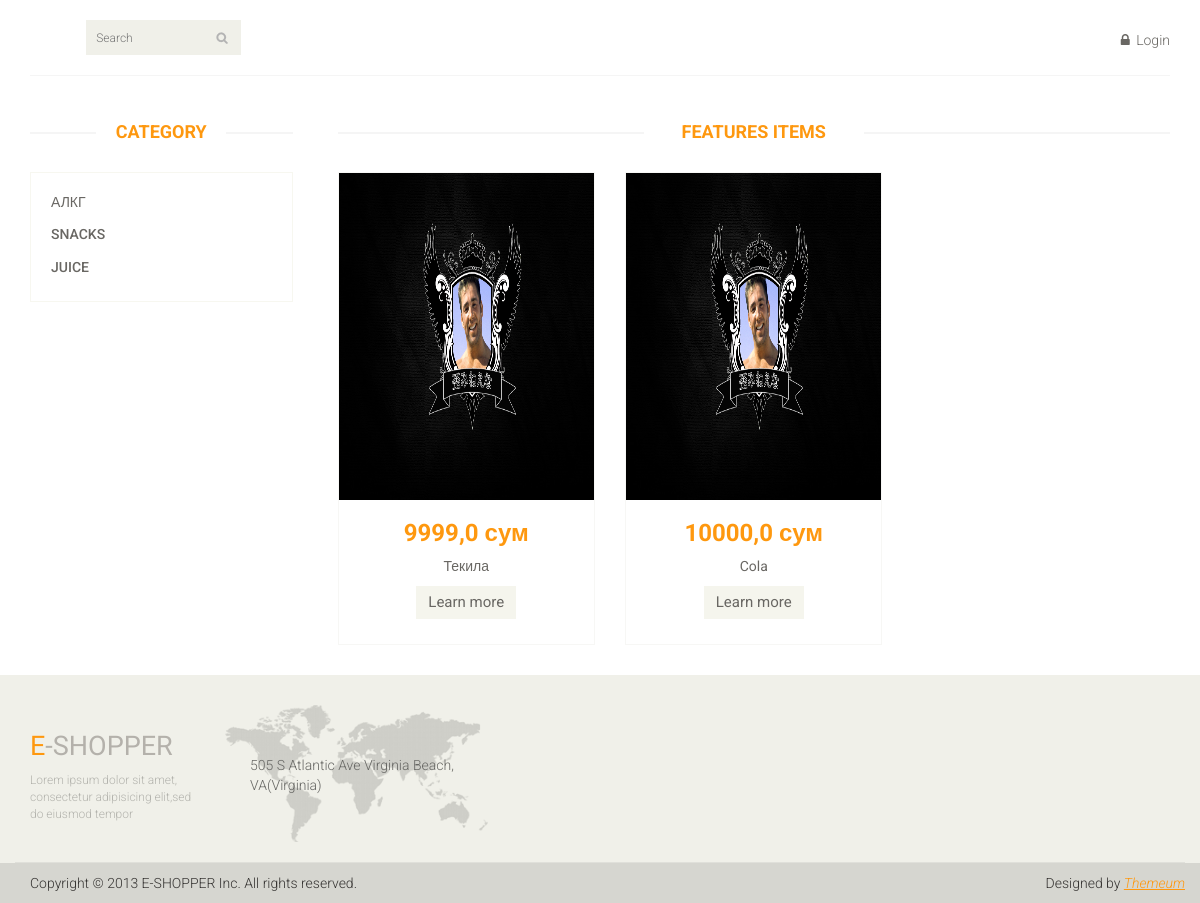
The page / on the database its author committed.
### main_page/models.py (models this page shows, shortened)
class Category(models.Model):
    category_name = models.CharField(max_length=75)
    reg_date = models.DateTimeField(auto_now_add=True)

class Product(models.Model):
    product_name = models.CharField(max_length=125)
    product_count = models.IntegerField()
    product_price = models.FloatField()
    product_photo = models.ImageField(upload_to='media')
    product_des = models.TextField()
    product_category = models.ForeignKey(Category, on_delete=models.CASCADE)
    reg_data = models.DateTimeField(auto_now_add=True)

### main_page/views.py (the view, shortened to what this page needs)
# urls.py: path('', views.index),
def index(request):
    all_categories = Category.objects.all()
    all_product = Product.objects.all()
    search_bar =SearchForm()
    context ={'all_categories': all_categories,
              'all_product': all_product,
              'form': search_bar}
    return render(request, 'index.html', context)

### main_page/forms.py
class SearchForm(forms.Form):
    search_product = forms.CharField(max_length=128)

### main_page/templates/index.html (shortened to what this page needs)
{% load static %}
<!DOCTYPE html>
<html lang="en">
<head>
    <link href="{% static 'css/bootstrap.min.css' %}" rel="stylesheet">
    <link href="{% static 'css/font-awesome.min.css' %}" rel="stylesheet">
    <link href="{% static 'css/prettyPhoto.css' %}" rel="stylesheet">
    <link href="{% static 'css/price-range.css' %}" rel="stylesheet">
    <link href="{% static 'css/animate.css' %}" rel="stylesheet">
	<link href="{% static 'css/main.css' %}" rel="stylesheet">
	<link href="{% static 'css/responsive.css' %}" rel="stylesheet">
</head>
<body>
	<header id="header">
		<div class="header-middle">
			<div class="container">
				<div class="row">
					<div class="col-sm-4">
						<div class="btn-group pull-right">
							<div class="col-sm-3">
								<div class="search_box pull-right">
									<form method="POST">
										  <input type="text" placeholder="Search" name="search_bar" />
									</form>
								</div>
							</div>
						</div>
					</div>
					<div class="col-sm-8">
						<div class="shop-menu pull-right">
							<ul class="nav navbar-nav">
								{% if user.is_authenticated %}
									<li><a href="/">Home</a></li>
									<li><a href="/cart"><i class="fa fa-shopping-cart"></i> Cart</a></li>
									<li><a href="/accounts/logout/"><i class="fa fa-lock"></i> Logout</a></li>
								{% else %}
									<li><a href="/accounts/login/"><i class="fa fa-lock"></i> Login</a></li>
								{% endif %}
							</ul>
						</div>
					</div>
				</div>
			</div>
		</div>
	</header>
	{% block content %}
	<section id="slider">
		<div class="container">
			<div class="row">
				<div class="col-sm-12">
				</div>
			</div>
		</div>
	</section>
	<section>
		<div class="container">
			<div class="row">
				<div class="col-sm-3">
					<div class="left-sidebar">
						<h2>Category</h2>
						<div class="panel-group category-products" id="accordian">
							{% for category in all_categories %}
							<div class="panel panel-default">
								<div class="panel-heading">
									<h4 class="panel-title"><a href="/category/{{ category.id }}">{{ category.category_name }}</a></h4>
								</div>
							</div>
							{% endfor %}
						</div>
					</div>
				</div>
				<div class="col-sm-9 padding-right">
					<div class="features_items">
						<h2 class="title text-center">Features Items</h2>
						{% for i in all_product %}
							<div class="col-sm-4">
								<div class="product-image-wrapper">
									<div class="single-products">
										<div class="productinfo text-center">
											<a href="/item/{{ i.id }}"><img src="{{ i.product_photo }}"></a>
											<h2>{{ i.product_price }} сум</h2>
											<p>{{ i.product_name }}</p>
											<a href="/item/{{ i.id }}" class="btn btn-default add-to-cart">Learn more</a>
										</div>
									</div>
								</div>
							</div>
						{% endfor %}
					</div>
				</div>
			</div>
		</div>
	</section>
{% endblock content %}
	<footer id="footer">
		<div class="footer-top">
			<div class="container">
				<div class="row">
					<div class="col-sm-2">
						<div class="companyinfo">
							<h2><span>e</span>-shopper</h2>
							<p>Lorem ipsum dolor sit amet, consectetur adipisicing elit,sed do eiusmod tempor</p>
						</div>
					</div>
					<div class="col-sm-3">
						<div class="address">
							<img src="images/home/map.png" alt="" />
							<p>505 S Atlantic Ave Virginia Beach, VA(Virginia)</p>
						</div>
					</div>
				</div>
			</div>
		</div>
		<div class="footer-bottom">
			<div class="container">
				<div class="row">
					<p class="pull-left">Copyright © 2013 E-SHOPPER Inc. All rights reserved.</p>
					<p class="pull-right">Designed by <span><a target="_blank" href="http://www.themeum.com">Themeum</a></span></p>
				</div>
			</div>
		</div>
	</footer>
</body>
</html>

### main_page/static/css/main.css (style rules this page uses)
body { font-family: 'Roboto', sans-serif; background:; position: relative; font-weight:400px; }
ul li { list-style: none; }
a { -webkit-transition: 300ms; -moz-transition: 300ms; -o-transition: 300ms; transition: 300ms; }
h1, h2, h3, h4, h5, h6 { font-family: 'Roboto', sans-serif; }
.header-middle .container .row { border-bottom: 1px solid #f5f5f5; margin-left: 0; margin-right: 0; padding-bottom: 20px; padding-top: 20px; }
.header-middle .container .row .col-sm-4 { padding-left: 0; }
.header-middle .container .row .col-sm-8 { padding-right:0; }
.shop-menu ul li { display:inline-block; padding-left: 15px; padding-right: 15px; }
.shop-menu ul li:last-child { padding-right: 0; }
.shop-menu ul li a { background: #FFFFFF; color: #696763; font-family: 'Roboto', sans-serif; font-size: 14px; font-weight: 300; padding:0; padding-right: 0; margin-top: 10px; }
.shop-menu ul li a i { margin-right:3px; }
.search_box input { background: #F0F0E9; border: medium none; color: #B2B2B2; font-family: 'roboto'; font-size: 12px; font-weight: 300; height: 35px; outline: medium none; padding-left: 10px; width: 155px; background-image: url(../images/home/searchicon.png); background-repeat: no-repeat; background-position: 130px; }
#footer { background: #F0F0E9; }
.footer-top .container { border-bottom: 1px solid #E0E0DA; padding-bottom: 20px; }
.companyinfo { margin-top: 57px; }
.companyinfo h2 { color: #B4B1AB; font-family: abel; font-size: 27px; text-transform: uppercase; }
.companyinfo h2 span { color:#FE980F; }
.companyinfo p { color: #B3B3AD; font-family: 'Roboto', sans-serif; font-size: 12px; font-weight: 300; }
.footer-top .col-sm-3 { overflow: hidden; }
.address { margin-top: 30px; position: relative; overflow: hidden; }
.address img { width:100%; }
.address p { color: #666663; font-family: 'Roboto', sans-serif; font-size: 14px; font-weight: 300; left: 25px; position: absolute; top: 50px; }
.footer-bottom { background: #D6D6D0; padding-top: 10px; }
.footer-bottom p { color: #363432; font-family: 'Roboto', sans-serif; font-weight: 300; margin-left: 15px; }
.footer-bottom p span a { color: #FE980F; font-style: italic; text-decoration: underline; }
#slider { padding-bottom: 45px; }
.category-products { border: 1px solid #F7F7F0; margin-bottom: 35px; padding-bottom: 20px; padding-top: 15px; }
.left-sidebar h2, .brands_products h2 { color: #FE980F; font-family: 'Roboto', sans-serif; font-size: 18px; font-weight: 700; margin: 0 auto 30px; text-align: center; text-transform: uppercase; position: relative; z-index:3; }
.left-sidebar h2:after, h2.title:after { content: " "; position: absolute; border: 1px solid #f5f5f5; bottom:8px; left: 0; width: 100%; height: 0; z-index: -2; }
.left-sidebar h2:before { content: " "; position: absolute; background: #fff; bottom: -6px; width: 130px; height: 30px; z-index: -1; left: 50%; margin-left: -65px; }
h2.title:before { content: " "; position: absolute; background: #fff; bottom: -6px; width: 220px; height: 30px; z-index: -1; left: 50%; margin-left: -110px; }
.category-products .panel { background-color: #FFFFFF; border: 0px; border-radius: 0px; box-shadow:none; margin-bottom: 0px; }
.category-products .panel-default .panel-heading { background-color: #FFFFFF; border: 0 none; color: #FFFFFF; padding: 5px 20px; }
.category-products .panel-default .panel-heading .panel-title a { color: #696763; font-family: 'Roboto', sans-serif; font-size: 14px; text-decoration: none; text-transform: uppercase; }
.padding-right { padding-right: 0; }
.features_items { overflow:hidden; }
h2.title { color: #FE980F; font-family: 'Roboto', sans-serif; font-size: 18px; font-weight: 700; margin: 0 15px; text-transform: uppercase; margin-bottom: 30px; position: relative; }
.product-image-wrapper { border:1px solid #F7F7F5; overflow: hidden; margin-bottom:30px; }
.single-products { position: relative; }
.productinfo h2 { color: #FE980F; font-family: 'Roboto', sans-serif; font-size: 24px; font-weight: 700; }
.productinfo p { font-family: 'Roboto', sans-serif; font-size: 14px; font-weight: 400; color: #696763; }
.productinfo img { width: 255.48px; height: 326.81px; }
.productinfo { position:relative; }
.add-to-cart { background:#F5F5ED; border: 0 none; border-radius: 0; color: #696763; font-family: 'Roboto', sans-serif; font-size: 15px; margin-bottom: 25px; }

### rows shown on the page
Category: category_name "АЛКГ"
Category: category_name "SNACKS"
Category: category_name "JUICE"
Product: product_photo (picture), product_price "9999,0", product_name "Текила"
Product: product_photo (picture), product_price "10000,0", product_name "Cola"
